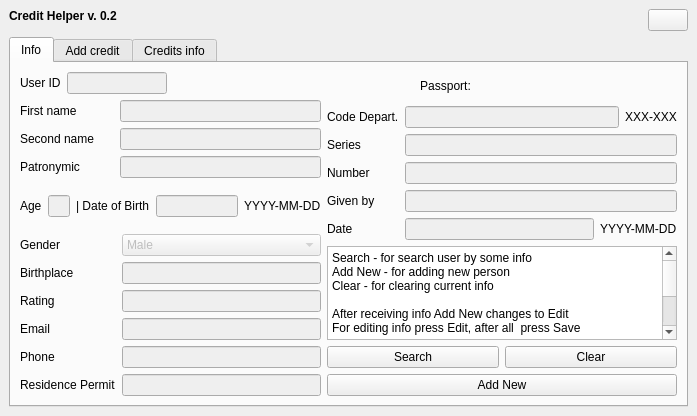
<?xml version="1.0" encoding="UTF-8"?>
<ui version="4.0">
 <class>MainWindow</class>
 <widget class="QMainWindow" name="MainWindow">
  <property name="geometry">
   <rect>
    <x>0</x>
    <y>0</y>
    <width>697</width>
    <height>416</height>
   </rect>
  </property>
  <property name="windowTitle">
   <string>Credit Helper v. 0.2</string>
  </property>
  <widget class="QWidget" name="centralwidget">
   <layout class="QVBoxLayout" name="verticalLayout_3">
    <item>
     <layout class="QHBoxLayout" name="horizontalLayout_11">
      <item>
       <widget class="QLabel" name="label_13">
        <property name="font">
         <font>
          <weight>75</weight>
          <bold>true</bold>
         </font>
        </property>
        <property name="mouseTracking">
         <bool>false</bool>
        </property>
        <property name="frameShape">
         <enum>QFrame::NoFrame</enum>
        </property>
        <property name="text">
         <string>Credit Helper v. 0.2</string>
        </property>
        <property name="alignment">
         <set>Qt::AlignLeading|Qt::AlignLeft|Qt::AlignTop</set>
        </property>
       </widget>
      </item>
      <item>
       <spacer name="horizontalSpacer">
        <property name="orientation">
         <enum>Qt::Horizontal</enum>
        </property>
        <property name="sizeHint" stdset="0">
         <size>
          <width>40</width>
          <height>20</height>
         </size>
        </property>
       </spacer>
      </item>
      <item>
       <widget class="QPushButton" name="pushButton_3">
        <property name="text">
         <string/>
        </property>
       </widget>
      </item>
     </layout>
    </item>
    <item>
     <widget class="QTabWidget" name="tabWidget">
      <property name="enabled">
       <bool>true</bool>
      </property>
      <property name="cursor">
       <cursorShape>ArrowCursor</cursorShape>
      </property>
      <property name="currentIndex">
       <number>0</number>
      </property>
      <widget class="QWidget" name="tab">
       <attribute name="title">
        <string>Info</string>
       </attribute>
       <layout class="QHBoxLayout" name="horizontalLayout_17">
        <item>
         <layout class="QVBoxLayout" name="verticalLayout">
          <item>
           <layout class="QHBoxLayout" name="horizontalLayout_3">
            <item>
             <widget class="QLabel" name="label_userid">
              <property name="text">
               <string>User ID</string>
              </property>
             </widget>
            </item>
            <item>
             <widget class="QLineEdit" name="lineEdit_userid">
              <property name="enabled">
               <bool>false</bool>
              </property>
              <property name="maximumSize">
               <size>
                <width>100</width>
                <height>16777215</height>
               </size>
              </property>
              <property name="text">
               <string/>
              </property>
             </widget>
            </item>
            <item>
             <spacer name="horizontalSpacer_4">
              <property name="orientation">
               <enum>Qt::Horizontal</enum>
              </property>
              <property name="sizeHint" stdset="0">
               <size>
                <width>40</width>
                <height>20</height>
               </size>
              </property>
             </spacer>
            </item>
           </layout>
          </item>
          <item>
           <layout class="QFormLayout" name="formLayout_4">
            <item row="0" column="0">
             <widget class="QLabel" name="label_firstname">
              <property name="layoutDirection">
               <enum>Qt::LeftToRight</enum>
              </property>
              <property name="text">
               <string>First name           </string>
              </property>
             </widget>
            </item>
            <item row="0" column="1">
             <widget class="QLineEdit" name="lineEdit_firstname">
              <property name="enabled">
               <bool>false</bool>
              </property>
              <property name="text">
               <string/>
              </property>
             </widget>
            </item>
            <item row="1" column="0">
             <widget class="QLabel" name="label_secondname">
              <property name="text">
               <string>Second name</string>
              </property>
             </widget>
            </item>
            <item row="1" column="1">
             <widget class="QLineEdit" name="lineEdit_secondname">
              <property name="enabled">
               <bool>false</bool>
              </property>
              <property name="text">
               <string/>
              </property>
             </widget>
            </item>
            <item row="2" column="0">
             <widget class="QLabel" name="label_patronymic">
              <property name="text">
               <string>Patronymic</string>
              </property>
             </widget>
            </item>
            <item row="2" column="1">
             <widget class="QLineEdit" name="lineEdit_patronymic">
              <property name="enabled">
               <bool>false</bool>
              </property>
             </widget>
            </item>
           </layout>
          </item>
          <item>
           <layout class="QHBoxLayout" name="horizontalLayout_6">
            <item>
             <layout class="QHBoxLayout" name="horizontalLayout_5">
              <item>
               <widget class="QLabel" name="label_age">
                <property name="text">
                 <string>Age</string>
                </property>
               </widget>
              </item>
              <item>
               <layout class="QHBoxLayout" name="horizontalLayout_18">
                <item>
                 <widget class="QLineEdit" name="lineEdit_age">
                  <property name="enabled">
                   <bool>false</bool>
                  </property>
                  <property name="maximumSize">
                   <size>
                    <width>40</width>
                    <height>16777215</height>
                   </size>
                  </property>
                 </widget>
                </item>
                <item>
                 <widget class="QLabel" name="label_dateofbirth">
                  <property name="text">
                   <string>| Date of Birth</string>
                  </property>
                 </widget>
                </item>
                <item>
                 <widget class="QLineEdit" name="lineEdit_dateofbirth">
                  <property name="enabled">
                   <bool>false</bool>
                  </property>
                  <property name="minimumSize">
                   <size>
                    <width>50</width>
                    <height>0</height>
                   </size>
                  </property>
                 </widget>
                </item>
                <item>
                 <widget class="QLabel" name="label_17">
                  <property name="text">
                   <string>YYYY-MM-DD</string>
                  </property>
                 </widget>
                </item>
               </layout>
              </item>
             </layout>
            </item>
           </layout>
          </item>
          <item>
           <layout class="QFormLayout" name="formLayout">
            <item row="0" column="0">
             <widget class="QLabel" name="label_gender">
              <property name="text">
               <string>Gender</string>
              </property>
             </widget>
            </item>
            <item row="0" column="1">
             <widget class="QComboBox" name="comboBox_gender">
              <property name="enabled">
               <bool>false</bool>
              </property>
              <item>
               <property name="text">
                <string>Male</string>
               </property>
              </item>
              <item>
               <property name="text">
                <string>Female</string>
               </property>
              </item>
             </widget>
            </item>
            <item row="1" column="0">
             <widget class="QLabel" name="label_birthplace">
              <property name="text">
               <string>Birthplace</string>
              </property>
             </widget>
            </item>
            <item row="1" column="1">
             <widget class="QLineEdit" name="lineEdit_birthplace">
              <property name="enabled">
               <bool>false</bool>
              </property>
             </widget>
            </item>
            <item row="2" column="0">
             <widget class="QLabel" name="label_rating">
              <property name="text">
               <string>Rating</string>
              </property>
             </widget>
            </item>
            <item row="2" column="1">
             <widget class="QLineEdit" name="lineEdit_rating">
              <property name="enabled">
               <bool>false</bool>
              </property>
             </widget>
            </item>
            <item row="3" column="0">
             <widget class="QLabel" name="label_email">
              <property name="text">
               <string>Email</string>
              </property>
             </widget>
            </item>
            <item row="3" column="1">
             <widget class="QLineEdit" name="lineEdit_email">
              <property name="enabled">
               <bool>false</bool>
              </property>
             </widget>
            </item>
            <item row="4" column="0">
             <widget class="QLabel" name="label_phone">
              <property name="text">
               <string>Phone</string>
              </property>
             </widget>
            </item>
            <item row="4" column="1">
             <widget class="QLineEdit" name="lineEdit_phone">
              <property name="enabled">
               <bool>false</bool>
              </property>
             </widget>
            </item>
            <item row="5" column="0">
             <widget class="QLabel" name="label_residencepermit">
              <property name="text">
               <string>Residence Permit</string>
              </property>
             </widget>
            </item>
            <item row="5" column="1">
             <widget class="QLineEdit" name="lineEdit_residencepermit">
              <property name="enabled">
               <bool>false</bool>
              </property>
             </widget>
            </item>
           </layout>
          </item>
         </layout>
        </item>
        <item>
         <layout class="QVBoxLayout" name="verticalLayout_2">
          <item>
           <widget class="QLabel" name="label_passport">
            <property name="minimumSize">
             <size>
              <width>350</width>
              <height>28</height>
             </size>
            </property>
            <property name="text">
             <string>                            Passport:</string>
            </property>
           </widget>
          </item>
          <item>
           <layout class="QFormLayout" name="formLayout_2">
            <item row="0" column="0">
             <widget class="QLabel" name="label_passportcodedepartment">
              <property name="text">
               <string>Code Depart.</string>
              </property>
             </widget>
            </item>
            <item row="1" column="0">
             <widget class="QLabel" name="label_passportseries">
              <property name="text">
               <string>Series</string>
              </property>
             </widget>
            </item>
            <item row="2" column="0">
             <widget class="QLabel" name="label_passportnumber">
              <property name="text">
               <string>Number</string>
              </property>
             </widget>
            </item>
            <item row="2" column="1">
             <widget class="QLineEdit" name="lineEdit_passportnumber">
              <property name="enabled">
               <bool>false</bool>
              </property>
             </widget>
            </item>
            <item row="3" column="0">
             <widget class="QLabel" name="label_passportgivenby">
              <property name="text">
               <string>Given by</string>
              </property>
             </widget>
            </item>
            <item row="3" column="1">
             <widget class="QLineEdit" name="lineEdit_passportgivenby">
              <property name="enabled">
               <bool>false</bool>
              </property>
             </widget>
            </item>
            <item row="4" column="0">
             <widget class="QLabel" name="label_passportdate">
              <property name="text">
               <string>Date</string>
              </property>
             </widget>
            </item>
            <item row="4" column="1">
             <layout class="QHBoxLayout" name="horizontalLayout_15">
              <item>
               <widget class="QLineEdit" name="lineEdit_passportdate">
                <property name="enabled">
                 <bool>false</bool>
                </property>
               </widget>
              </item>
              <item>
               <widget class="QLabel" name="label_18">
                <property name="text">
                 <string>YYYY-MM-DD</string>
                </property>
               </widget>
              </item>
             </layout>
            </item>
            <item row="1" column="1">
             <widget class="QLineEdit" name="lineEdit_series">
              <property name="enabled">
               <bool>false</bool>
              </property>
             </widget>
            </item>
            <item row="0" column="1">
             <layout class="QHBoxLayout" name="horizontalLayout_16">
              <item>
               <widget class="QLineEdit" name="lineEdit_passportcodedepartment">
                <property name="enabled">
                 <bool>false</bool>
                </property>
               </widget>
              </item>
              <item>
               <widget class="QLabel" name="label_20">
                <property name="text">
                 <string>XXX-XXX</string>
                </property>
               </widget>
              </item>
             </layout>
            </item>
           </layout>
          </item>
          <item>
           <widget class="QPlainTextEdit" name="plainTextEdit">
            <property name="enabled">
             <bool>true</bool>
            </property>
            <property name="verticalScrollBarPolicy">
             <enum>Qt::ScrollBarAsNeeded</enum>
            </property>
            <property name="horizontalScrollBarPolicy">
             <enum>Qt::ScrollBarAlwaysOff</enum>
            </property>
            <property name="plainText">
             <string>Search - for search user by some info
Add New - for adding new person
Clear - for clearing current info

After receiving info Add New changes to Edit
For editing info press Edit, after all  press Save


Credit Helper v. 0.2</string>
            </property>
           </widget>
          </item>
          <item>
           <spacer name="verticalSpacer_2">
            <property name="orientation">
             <enum>Qt::Vertical</enum>
            </property>
            <property name="sizeHint" stdset="0">
             <size>
              <width>20</width>
              <height>20</height>
             </size>
            </property>
           </spacer>
          </item>
          <item>
           <layout class="QVBoxLayout" name="Buttons">
            <item>
             <layout class="QHBoxLayout" name="horizontalLayout">
              <item>
               <widget class="QPushButton" name="pushButton_search">
                <property name="cursor">
                 <cursorShape>PointingHandCursor</cursorShape>
                </property>
                <property name="text">
                 <string>Search</string>
                </property>
               </widget>
              </item>
              <item>
               <widget class="QPushButton" name="pushButton_clear">
                <property name="cursor">
                 <cursorShape>PointingHandCursor</cursorShape>
                </property>
                <property name="text">
                 <string>Clear</string>
                </property>
               </widget>
              </item>
             </layout>
            </item>
            <item>
             <layout class="QHBoxLayout" name="horizontalLayout_2">
              <item>
               <widget class="QPushButton" name="pushButton_edit">
                <property name="cursor">
                 <cursorShape>PointingHandCursor</cursorShape>
                </property>
                <property name="text">
                 <string>Add New</string>
                </property>
               </widget>
              </item>
             </layout>
            </item>
           </layout>
          </item>
         </layout>
        </item>
       </layout>
      </widget>
      <widget class="QWidget" name="tab_2">
       <attribute name="title">
        <string>Add credit</string>
       </attribute>
       <layout class="QFormLayout" name="formLayout_3">
        <item row="0" column="0">
         <layout class="QVBoxLayout" name="verticalLayout_4">
          <item>
           <layout class="QHBoxLayout" name="horizontalLayout_8">
            <item>
             <widget class="QLabel" name="label_userid_tab2">
              <property name="text">
               <string>User ID</string>
              </property>
             </widget>
            </item>
            <item>
             <widget class="QLineEdit" name="lineEdit_userid_tab2">
              <property name="enabled">
               <bool>false</bool>
              </property>
              <property name="maximumSize">
               <size>
                <width>100</width>
                <height>16777215</height>
               </size>
              </property>
              <property name="text">
               <string/>
              </property>
             </widget>
            </item>
            <item>
             <spacer name="horizontalSpacer_3">
              <property name="orientation">
               <enum>Qt::Horizontal</enum>
              </property>
              <property name="sizeHint" stdset="0">
               <size>
                <width>40</width>
                <height>20</height>
               </size>
              </property>
             </spacer>
            </item>
           </layout>
          </item>
          <item>
           <layout class="QGridLayout" name="gridLayout">
            <item row="9" column="1">
             <widget class="QLineEdit" name="lineEdit_closecredit">
              <property name="enabled">
               <bool>false</bool>
              </property>
             </widget>
            </item>
            <item row="1" column="0">
             <widget class="QLabel" name="label_2">
              <property name="text">
               <string>Value</string>
              </property>
             </widget>
            </item>
            <item row="7" column="0">
             <widget class="QLabel" name="label_12">
              <property name="text">
               <string>How long</string>
              </property>
             </widget>
            </item>
            <item row="6" column="0">
             <widget class="QLabel" name="label_10">
              <property name="text">
               <string>Percent</string>
              </property>
             </widget>
            </item>
            <item row="9" column="0">
             <widget class="QLabel" name="label_15">
              <property name="text">
               <string>Close Credit</string>
              </property>
             </widget>
            </item>
            <item row="6" column="1">
             <layout class="QHBoxLayout" name="horizontalLayout_7">
              <item>
               <widget class="QLineEdit" name="lineEdit_percent"/>
              </item>
              <item>
               <widget class="QLabel" name="label_3">
                <property name="text">
                 <string>  % (year)  </string>
                </property>
               </widget>
              </item>
             </layout>
            </item>
            <item row="1" column="1">
             <widget class="QLineEdit" name="lineEdit_startvalue"/>
            </item>
            <item row="5" column="0">
             <widget class="QLabel" name="label_8">
              <property name="text">
               <string>Penny</string>
              </property>
             </widget>
            </item>
            <item row="7" column="1">
             <layout class="QHBoxLayout" name="horizontalLayout_9">
              <item>
               <widget class="QLineEdit" name="lineEdit_month"/>
              </item>
              <item>
               <widget class="QLabel" name="label_5">
                <property name="text">
                 <string>Months</string>
                </property>
               </widget>
              </item>
             </layout>
            </item>
            <item row="8" column="1">
             <widget class="QLineEdit" name="lineEdit_opencredit">
              <property name="enabled">
               <bool>false</bool>
              </property>
             </widget>
            </item>
            <item row="4" column="1">
             <widget class="QComboBox" name="comboBox_2">
              <item>
               <property name="text">
                <string>Fixed summ</string>
               </property>
              </item>
              <item>
               <property name="text">
                <string>Сredit increase</string>
               </property>
              </item>
              <item>
               <property name="text">
                <string>Percentage of the total outstanding debt</string>
               </property>
              </item>
             </widget>
            </item>
            <item row="4" column="0">
             <widget class="QLabel" name="label_7">
              <property name="text">
               <string>Penny Type</string>
              </property>
             </widget>
            </item>
            <item row="3" column="1">
             <widget class="QComboBox" name="comboBox">
              <item>
               <property name="text">
                <string>Differentiated</string>
               </property>
              </item>
              <item>
               <property name="text">
                <string>Annuity</string>
               </property>
              </item>
             </widget>
            </item>
            <item row="3" column="0">
             <widget class="QLabel" name="label">
              <property name="text">
               <string>Type</string>
              </property>
             </widget>
            </item>
            <item row="2" column="0">
             <widget class="QLabel" name="label_4">
              <property name="text">
               <string>Currency</string>
              </property>
             </widget>
            </item>
            <item row="5" column="1">
             <layout class="QHBoxLayout" name="horizontalLayout_10">
              <item>
               <widget class="QLineEdit" name="lineEdit_penny"/>
              </item>
              <item>
               <widget class="QLabel" name="label_penny">
                <property name="text">
                 <string>RUB</string>
                </property>
               </widget>
              </item>
             </layout>
            </item>
            <item row="8" column="0">
             <widget class="QLabel" name="label_14">
              <property name="text">
               <string>Open Credit</string>
              </property>
             </widget>
            </item>
            <item row="2" column="1">
             <widget class="QComboBox" name="comboBox_valute">
              <item>
               <property name="text">
                <string>RUB</string>
               </property>
              </item>
              <item>
               <property name="text">
                <string>UAH</string>
               </property>
              </item>
              <item>
               <property name="text">
                <string>JPY</string>
               </property>
              </item>
              <item>
               <property name="text">
                <string>EUR</string>
               </property>
              </item>
              <item>
               <property name="text">
                <string>USD</string>
               </property>
              </item>
             </widget>
            </item>
            <item row="10" column="0">
             <widget class="QLabel" name="label_11">
              <property name="text">
               <string>Next payment</string>
              </property>
             </widget>
            </item>
            <item row="0" column="1">
             <spacer name="verticalSpacer">
              <property name="orientation">
               <enum>Qt::Vertical</enum>
              </property>
              <property name="sizeHint" stdset="0">
               <size>
                <width>20</width>
                <height>40</height>
               </size>
              </property>
             </spacer>
            </item>
            <item row="10" column="1">
             <layout class="QHBoxLayout" name="horizontalLayout_13">
              <item>
               <widget class="QLineEdit" name="lineEdit_nextpayment"/>
              </item>
              <item>
               <widget class="QLabel" name="label_6">
                <property name="minimumSize">
                 <size>
                  <width>50</width>
                  <height>0</height>
                 </size>
                </property>
                <property name="text">
                 <string>MM-yyyy</string>
                </property>
               </widget>
              </item>
             </layout>
            </item>
           </layout>
          </item>
         </layout>
        </item>
        <item row="0" column="1">
         <layout class="QVBoxLayout" name="verticalLayout_5">
          <item>
           <widget class="QLabel" name="label_16">
            <property name="text">
             <string/>
            </property>
           </widget>
          </item>
          <item>
           <widget class="QTableWidget" name="tableWidget">
            <column>
             <property name="text">
              <string>Payment | RUB</string>
             </property>
            </column>
            <column>
             <property name="text">
              <string>Payment %  | RUB</string>
             </property>
            </column>
            <column>
             <property name="text">
              <string>Payment Body  | RUB</string>
             </property>
            </column>
            <column>
             <property name="text">
              <string>Left to pay | RUB</string>
             </property>
            </column>
           </widget>
          </item>
          <item>
           <widget class="QPushButton" name="pushButton_4">
            <property name="text">
             <string>Calculation of the monthly payment</string>
            </property>
           </widget>
          </item>
          <item>
           <layout class="QHBoxLayout" name="horizontalLayout_12">
            <item>
             <widget class="QPushButton" name="pushButton_2">
              <property name="text">
               <string>Clear</string>
              </property>
             </widget>
            </item>
            <item>
             <widget class="QPushButton" name="pushButton">
              <property name="enabled">
               <bool>false</bool>
              </property>
              <property name="text">
               <string>Save</string>
              </property>
             </widget>
            </item>
           </layout>
          </item>
         </layout>
        </item>
       </layout>
      </widget>
      <widget class="QWidget" name="tab_3">
       <attribute name="title">
        <string>Credits info</string>
       </attribute>
       <layout class="QVBoxLayout" name="verticalLayout_6">
        <item>
         <layout class="QHBoxLayout" name="horizontalLayout_14">
          <item>
           <widget class="QLabel" name="label_9">
            <property name="text">
             <string>User ID</string>
            </property>
           </widget>
          </item>
          <item>
           <widget class="QLineEdit" name="lineEdit_userid_tab3">
            <property name="enabled">
             <bool>false</bool>
            </property>
            <property name="maximumSize">
             <size>
              <width>100</width>
              <height>16777215</height>
             </size>
            </property>
            <property name="text">
             <string/>
            </property>
           </widget>
          </item>
          <item>
           <spacer name="horizontalSpacer_2">
            <property name="orientation">
             <enum>Qt::Horizontal</enum>
            </property>
            <property name="sizeHint" stdset="0">
             <size>
              <width>120</width>
              <height>20</height>
             </size>
            </property>
           </spacer>
          </item>
         </layout>
        </item>
        <item>
         <widget class="QTableWidget" name="tableWidget_2">
          <column>
           <property name="text">
            <string>Type</string>
           </property>
          </column>
          <column>
           <property name="text">
            <string>Value</string>
           </property>
          </column>
          <column>
           <property name="text">
            <string>Left Value</string>
           </property>
          </column>
          <column>
           <property name="text">
            <string>Currency</string>
           </property>
          </column>
          <column>
           <property name="text">
            <string>Deposite</string>
           </property>
          </column>
          <column>
           <property name="text">
            <string>Payment %</string>
           </property>
          </column>
          <column>
           <property name="text">
            <string>Payment Body</string>
           </property>
          </column>
          <column>
           <property name="text">
            <string>Payment Late</string>
           </property>
          </column>
          <column>
           <property name="text">
            <string>Percent</string>
           </property>
          </column>
          <column>
           <property name="text">
            <string>Penny</string>
           </property>
          </column>
          <column>
           <property name="text">
            <string>Penny Type</string>
           </property>
          </column>
          <column>
           <property name="text">
            <string>Delay Days</string>
           </property>
          </column>
          <column>
           <property name="text">
            <string>Month</string>
           </property>
          </column>
          <column>
           <property name="text">
            <string>Next Payment</string>
           </property>
          </column>
          <column>
           <property name="text">
            <string>Open Credit</string>
           </property>
          </column>
         </widget>
        </item>
       </layout>
      </widget>
     </widget>
    </item>
   </layout>
  </widget>
  <action name="actionClose">
   <property name="text">
    <string>Close</string>
   </property>
   <property name="toolTip">
    <string>Closing app</string>
   </property>
  </action>
  <action name="actionClear_all">
   <property name="text">
    <string>Clear all</string>
   </property>
  </action>
  <action name="actionAbout">
   <property name="text">
    <string>About</string>
   </property>
  </action>
  <action name="actionDark_theme">
   <property name="text">
    <string>Dark theme</string>
   </property>
   <property name="toolTip">
    <string>Completed by 50%</string>
   </property>
  </action>
  <action name="actionWhite_theme">
   <property name="text">
    <string>White theme</string>
   </property>
   <property name="toolTip">
    <string>Completed by 98%</string>
   </property>
  </action>
 </widget>
 <resources/>
 <connections/>
</ui>
